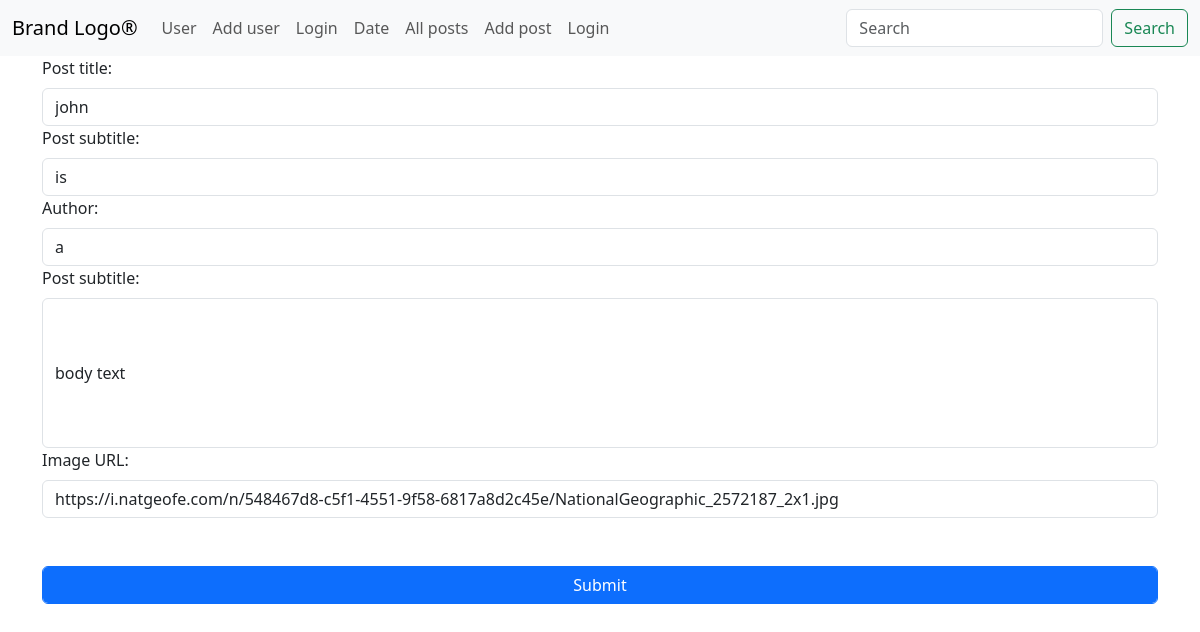
The page /edit-post/1 on the database its author committed.
### main.py (models this page shows)
    class Posts(db.Model):
        id = db.Column(db.Integer, primary_key=True)
        title = db.Column(db.String(200), nullable=False)
        sub_title = db.Column(db.String(200), nullable=False)
        body = db.Column(db.String(200), nullable=False)
        author = db.Column(db.String(200), nullable=False)
        date = db.Column(db.String(200), nullable=False)
        img_url = db.Column(db.String(200), nullable=False)

### main.py (the view, shortened to what this page needs)
@app.route('/edit-post/<int:id>', methods=["GET", "POST"])
def edit_post(id):
    form = PostForm()
    post_to_edit = Posts.query.get_or_404(id)
    form.title.data = post_to_edit.title
    form.sub_title.data = post_to_edit.sub_title
    form.author.data = post_to_edit.author
    form.body.data = post_to_edit.body
    form.img_url.data = post_to_edit.img_url
    return render_template('edit-post.html', form=form, post=post_to_edit)

### main.py
class PostForm(FlaskForm):
    author = StringField("Author", validators=[DataRequired()])
    title = StringField("Post title", validators=[DataRequired()])
    sub_title = StringField("Post subtitle", validators=[DataRequired()])
    body = StringField("Post subtitle", validators=[DataRequired()])
    img_url = StringField("Image URL", validators=[DataRequired()])
    submit = SubmitField("Submit")

### templates/edit-post.html (shortened to what this page needs)
{% extends 'base.html' %}
{% import "bootstrap/wtf.html" as wtf %}
{% block content %}
<form method="post">
    {{ form.title.label(class="form-label") }}: {{ form.title(class="form-control") }}
    {{ form.sub_title.label(class="form-label") }}: {{ form.sub_title(class="form-control") }}
    {{ form.author.label(class="form-label") }}: {{ form.author(class="form-control") }}
    {{ form.body.label(class="form-label") }}: {{ form.body(class="form-control", style="height:150px;") }}
    {{ form.img_url.label(class="form-label") }}: {{ form.img_url(class="form-control") }}
    <br><br>
    {{ form.submit(class="form-control btn btn-primary")}}
    <br><br><br><br>
</form>
{% endblock %}

### rows shown on the page
Posts: title "john", sub_title "is", author "a", body "body text", img_url "https://i.natgeofe.com/n/548467d8-c5f1-4551-9f58-6817a8d2c45e/NationalGeographic_2572187_2x1.jpg"
